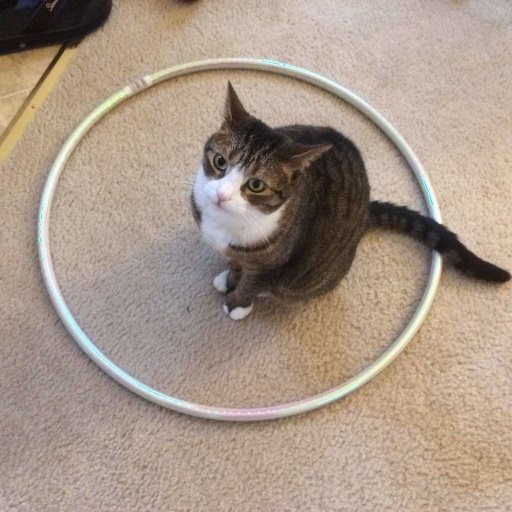
#> input picture images/cat.jpg, 512 x 512 px, found by its file name
$ python power_law_transform.py
#> lines starting #> are read from the running program, lines starting #| are printed output that depends on the picture
import cv2
import numpy as np
import matplotlib.pyplot as plt


def power_law(image: np.array, c: float, gamma: float):
    image = image.astype(np.float32) / 255.0
    image =  c * np.power(image, gamma) * 255
    return image.astype(np.uint8)


def get_transform_fn(c:float, gamma:float):
    x = np.array([i for i in range(256)])
    y = power_law(x, c, gamma)
    return x, y


if __name__ == '__main__':
    image = cv2.imread('./images/cat.jpg')
#> image is the input picture: shape (512, 512, 3); mean B, G, R 136.4, 150.6, 167.4
    image = cv2.resize(image, (512, 512))

    gray_image = cv2.cvtColor(image, cv2.COLOR_BGR2GRAY)
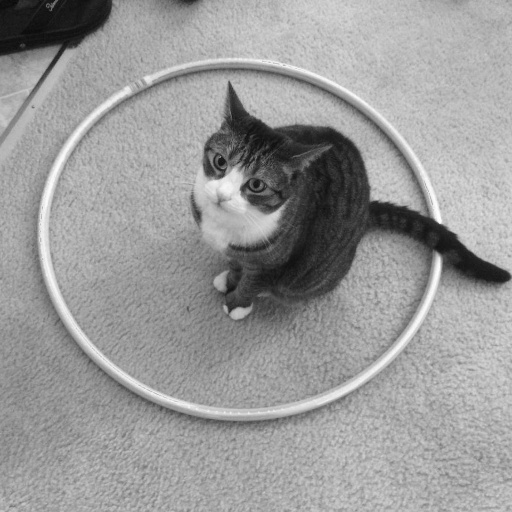
#> gray_image: shape (512, 512); min 9, max 255, mean 154

    c = 1

    i = 1
    gammas = [0.04, 0.5, 1, 3, 5, 25]
    for gamma in gammas:
        transformed_image = power_law(image=gray_image, c=c, gamma=gamma)

        plt.subplot(2,3,i)
        plt.imshow(transformed_image, cmap='gray')
        plt.axis('off')
        plt.title(f'Gamma: {gamma}')
        i+= 1
#> this loop made 6 passes
#> pass 1, in power_law, `image =  c * np.power(image, gamma) * 255`:
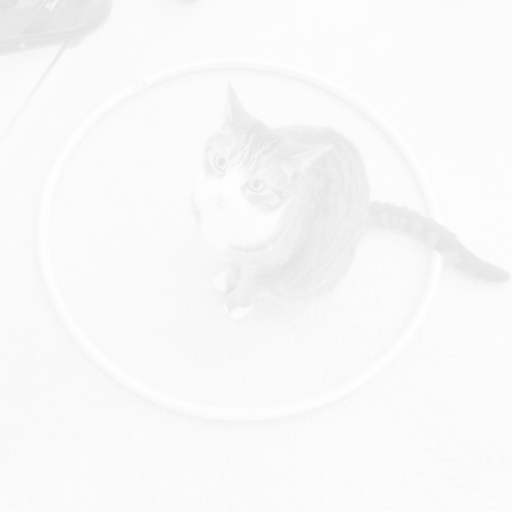
#> image: shape (512, 512) float32; min 223.1, max 255, mean 249.2
#> pass 2, in power_law (call 2), `image =  c * np.power(image, gamma) * 255`:
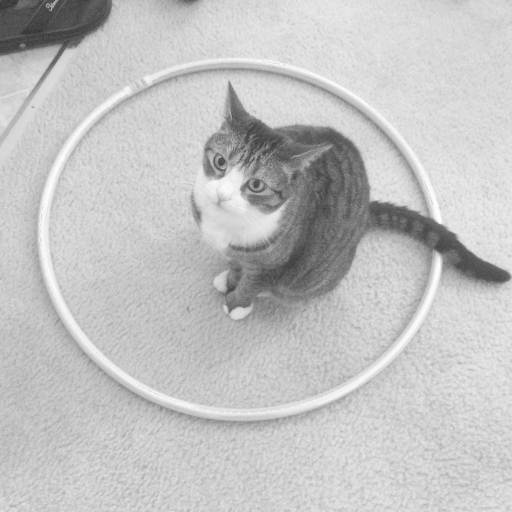
#> image: shape (512, 512) float32; min 47.91, max 255, mean 194.9
#> after the loop, i = 7

    plt.figure()
    for gamma in gammas:
        transform_fn = get_transform_fn(c, gamma=gamma)
        plt.plot(transform_fn[0], transform_fn[1])
        plt.axis('on')
        plt.title(f'Transform Functions')
    plt.legend( [f'Gamma: {i}' for i in gammas])
    plt.show()
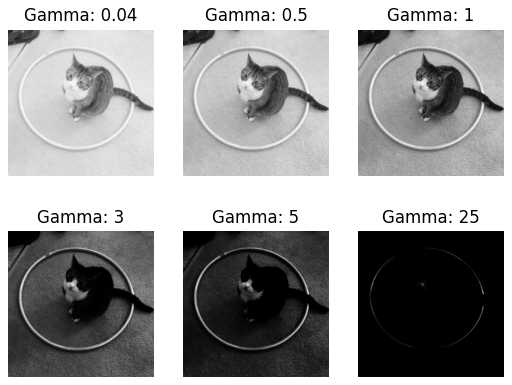
#> figure drawn by matplotlib, 6 panels
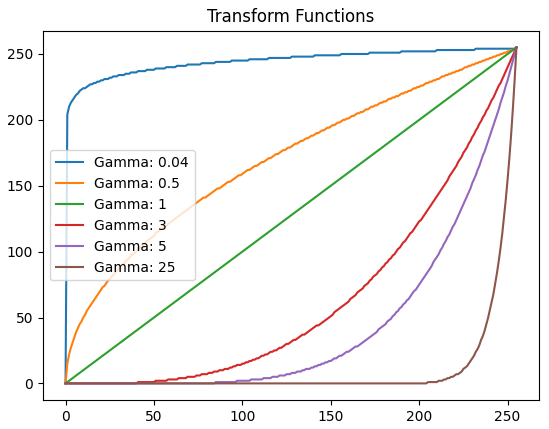
#> figure drawn by matplotlib, 1 panel; curve peaks at x = 255, y = 255; curve peaks at x = 255, y = 255; curve peaks at x = 255, y = 255
